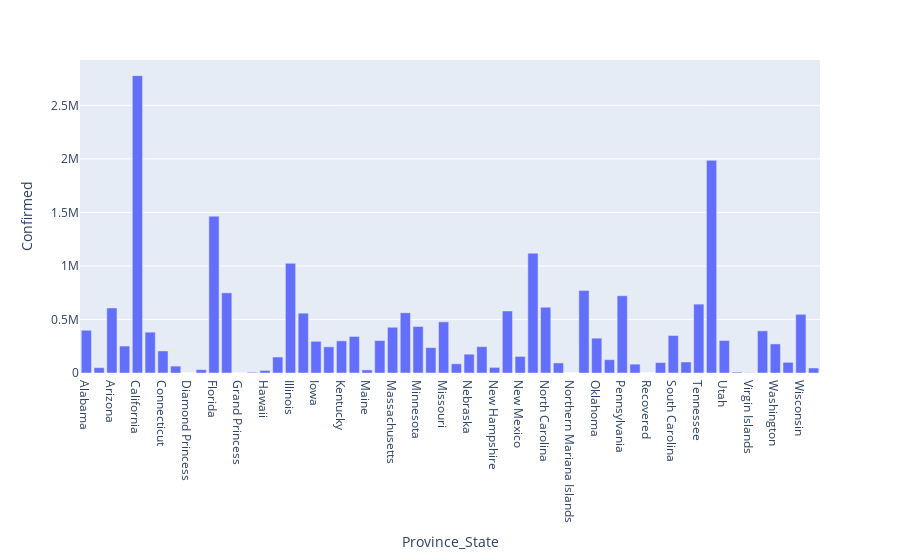

The notebook cell this image was saved under:
### Markdown cell above
### Plot Province/State Wise Confirmed cases in USA

### Code cell
c = covid_data.query('Country_Region == "US"').filter(['Province_State','Confirmed']).groupby('Province_State')['Confirmed'].sum().reset_index()
fig = px.bar(c, x='Province_State',y = 'Confirmed')
fig.show()

### Figure 1 — Plotly figure (JSON) as saved in the notebook; plotly's stock layout.template omitted (floating-point values rounded to 4 significant figures)
{"data": [{"alignmentgroup": "True", "hovertemplate": "Province_State=%{x}<br>Confirmed=%{y}<extra></extra>", "legendgroup": "", "marker": {"color": "#636efa", "pattern": {"shape": ""}}, "name": "", "offsetgroup": "", "orientation": "v", "showlegend": false, "textposition": "auto", "type": "bar", "x": ["Alabama", "Alaska", "Arizona", "Arkansas", "California", "Colorado", "Connecticut", "Delaware", "Diamond Princess", "District of Columbia", "Florida", "Georgia", "Grand Princess", "Guam", "Hawaii", "Idaho", "Illinois", "Indiana", "Iowa", "Kansas", "Kentucky", "Louisiana", "Maine", "Maryland", "Massachusetts", "Michigan", "Minnesota", "Mississippi", "Missouri", "Montana", "Nebraska", "Nevada", "New Hampshire", "New Jersey", "New Mexico", "New York", "North Carolina", "North Dakota", "Northern Mariana Islands", "Ohio", "Oklahoma", "Oregon", "Pennsylvania", "Puerto Rico", "Recovered", "Rhode Island", "South Carolina", "South Dakota", "Tennessee", "Texas", "Utah", "Vermont", "Virgin Islands", "Virginia", "Washington", "West Virginia", "Wisconsin", "Wyoming"], "xaxis": "x", "y": [399150, 49979, 607345, 251746, 2776986, 381434, 205994, 64475, 49, 31457, 1464697, 748852, 103, 7399, 23897, 149235, 1024039, 558560, 296171, 244347, 300397, 341431, 29019, 303364, 427135, 562553, 434413, 236868, 477617, 86102, 175620, 246309, 52371, 579250, 154954, 1119284, 614355, 93952, 125, 770977, 325277, 124476, 721820, 82630, 0, 97614, 350084, 102901, 643184, 1985861, 303723, 8790, 2143, 393715, 271595, 99778, 548134, 46719], "yaxis": "y"}], "layout": {"barmode": "relative", "legend": {"tracegroupgap": 0}, "margin": {"t": 60}, "xaxis": {"anchor": "y", "domain": [0, 1], "title": {"text": "Province_State"}}, "yaxis": {"anchor": "x", "domain": [0, 1], "title": {"text": "Confirmed"}}}}
